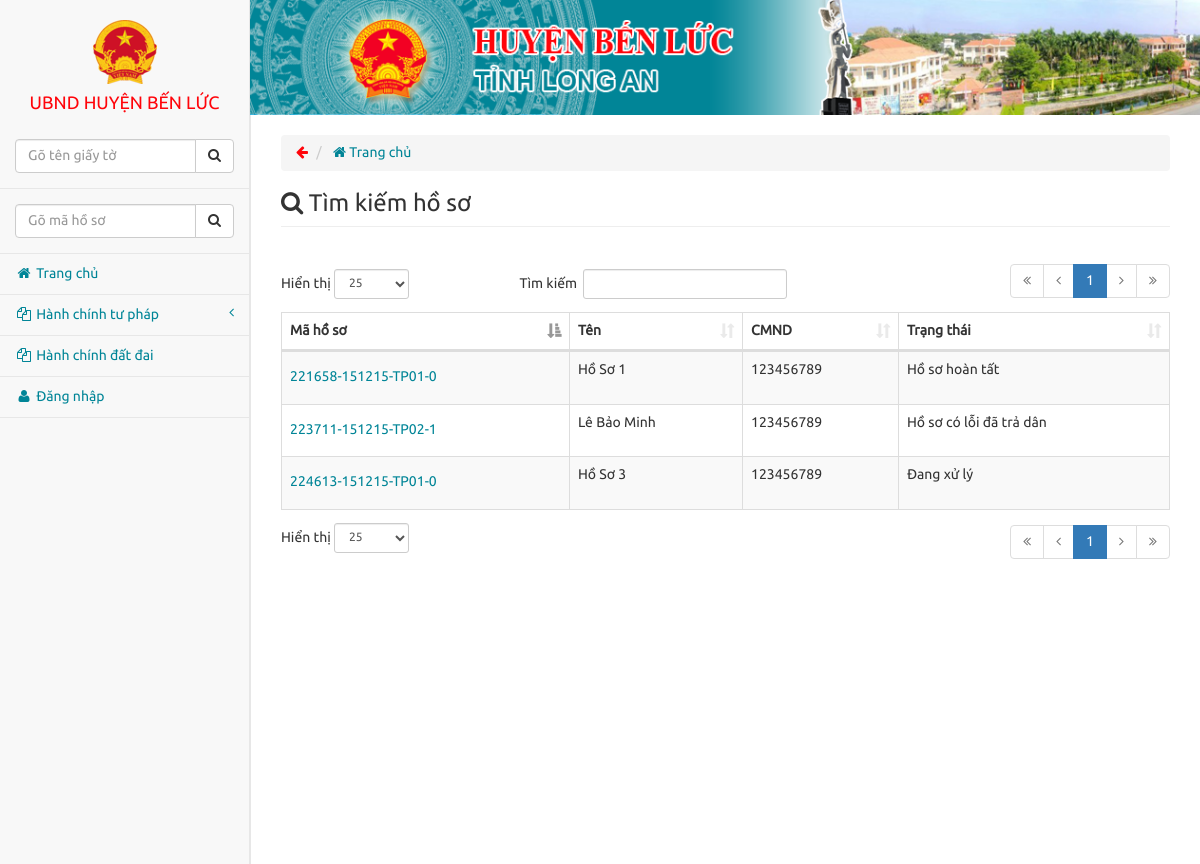
Page /index.php/admin/xem_ho_so on the earlier database version.
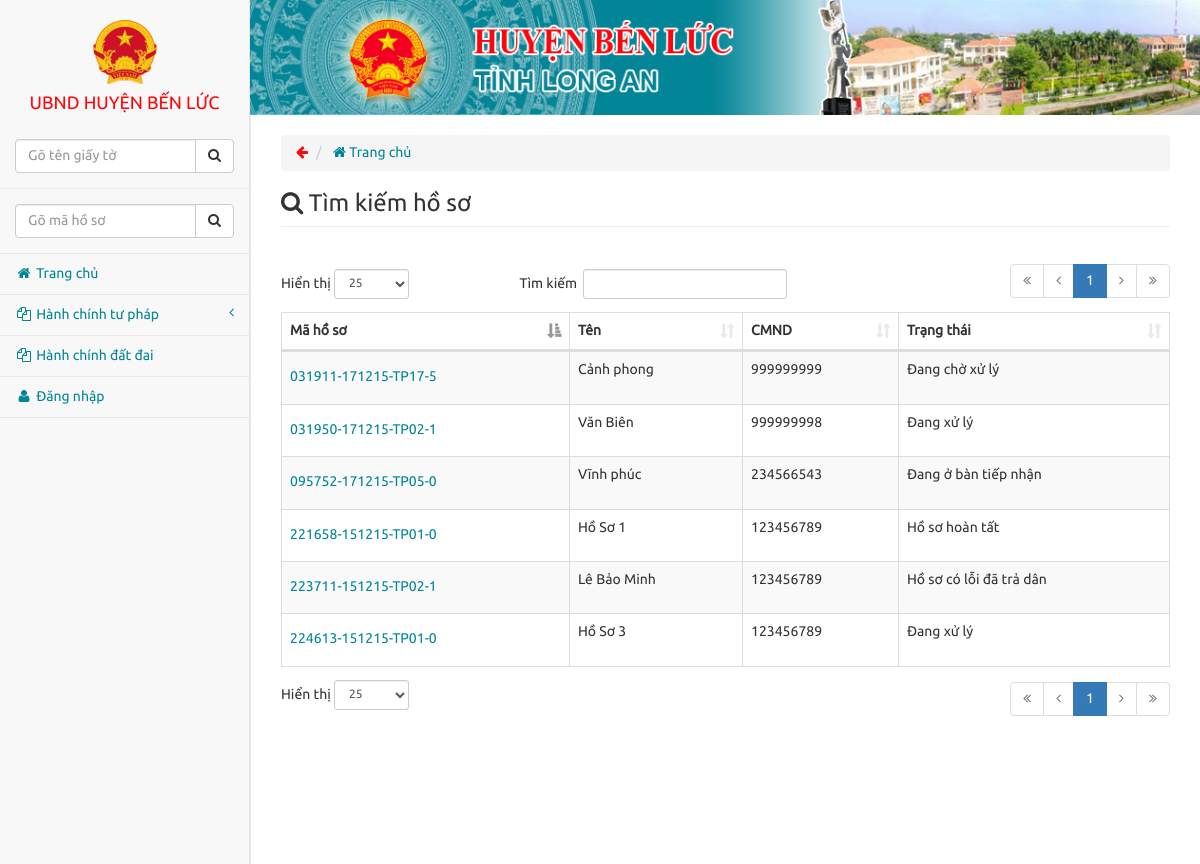
Same page on the later database version.
### tables this page shows
CREATE TABLE IF NOT EXISTS `ho_so` (
  `id` int(11) NOT NULL AUTO_INCREMENT,
  `mshs` varchar(200) NOT NULL,
  `name` varchar(200) NOT NULL,
  `type` int(11) NOT NULL,
  `cmnd` int(11) NOT NULL,
  `status` int(11) NOT NULL,
  `mcb` varchar(200) NOT NULL,
  `lich_su_ho_so` text NOT NULL,
  `num_error` int(11) NOT NULL,
  `ngay_tra` varchar(200) NOT NULL,
  `sdt` varchar(200) NOT NULL,
  `dia_chi` text NOT NULL,
  `tt_giay_to_da_thu` text NOT NULL,
  `note` text NOT NULL,
  `error` text NOT NULL,
  `tien_thu` int(11) NOT NULL,
  PRIMARY KEY (`id`)
);

### application/controllers/admin/Xem_ho_so.php (called while the page is built, shortened)
<?php
class Xem_ho_so extends CI_Controller {
	public function index()
	{
		$this->load->model('ho_so');
		$data['title'] = 'Hồ sơ chi tiết - UBND Huyện Bến Lức';
		$this->load->view('templates/header', $data);
		$this->load->view('templates/aside');
		$this->load->view('templates/nav');
		$query = $this->ho_so->search_ho_so($this->input->post('num_search'),
			100,0);
		if($query){
			$this->load->view('ho_so_view',array(
					'query'=>$query
				));
		}else{
			redirect(base_url('trang_chu'));
		}
		$this->load->view('templates/footer');
	}
}

### index.php (called while the page is built, shortened)
<?php
require_once BASEPATH.'core/CodeIgniter.php';

### application/models/Ho_so.php (called while the page is built, shortened)
<?php
class Ho_so extends CI_Model {
    public function search_ho_so($id, $limit, $offset){
        $query = $this->db->get('ho_so');
        $array=array();
        $low_key=strval ($id);
       $low_key=strtolower($low_key);
      foreach($query->result_array() as $row){
        $low_search=strtolower($row['mshs']);
        $pos = strpos($low_search, $low_key);
        $pos1 = strpos($row['cmnd'], $low_key);
        if (($pos === false)&&($pos1 === false)) {
             } else {
                 $array[] = $row['id'];
            }
        }
        for ($i=0;$i<count($array);$i++){
            $this->db->or_where('id',  $array[$i]);
             }
        $this->db->limit($limit);
        $this->db->offset($offset);
        $q = $this->db->get('ho_so');
        return $q;
    }
}

### application/views/ho_so_view.php (the view, shortened to what this page needs)
<div class="col-lg-12">
    <ol class="breadcrumb">
        <li class="cursor back">
            <i class="fa fa-arrow-left"></i>
        </li>
        <li>
            <a href="<?php echo base_url('trang_chu'); ?>">
                <i class="fa fa-home"></i> Trang chủ
            </a>
        </li>
    </ol>
    <h3 class="page-header marTop"><i class="fa fa-search"></i> Tìm kiếm hồ sơ</h3>
    <div class="panel-body">
        <div class="row">
            <table id="table" class="table table-striped table-bordered">
                <thead>
                <tr>
                    <th>Mã hồ sơ</th>
                    <th>Tên</th>
                    <th>CMND</th>
                    <th>Trạng thái</th>
                </tr>
                </thead>
                <tbody>
            <?php
                foreach ($query->result() as $row){
  if($row->status==0) $arr='Đang ở bàn tiếp nhận';
  if($row->status==1)  $arr='Đang chờ xử lý';
  if($row->status==2)  $arr='Đang xử lý';
  if($row->status==5)  $arr='Hồ sơ hoàn tất';
  if($row->status==8)  $arr='Hồ sơ có lỗi đã trả dân';
                echo '<tr>
              <td><a href="'.base_url().'admin/xem_ho_so/details/'.$row->id.'">
                <h5 class="truncate">'.$row->mshs.' </h5></a></td>
              <td> '.$row->name.'</td>
              <td>'.$row->cmnd.'</td>
                  <td>'.$arr.'</td>
                  </tr>';
                    }
                    ?>
                </tbody>
            </table>
        </div>
    </div>
</div>

### application/views/templates/header.php (shortened to what this page needs)
<!DOCTYPE html>
<html lang="en">
<head>
    <link href="<?php echo base_url('css/bootstrap.min.css'); ?>" rel="stylesheet">
    <link href="<?php echo base_url('css/jasny-bootstrap.min.css'); ?>" rel="stylesheet">
    <link href="<?php echo base_url('css/metisMenu.min.css'); ?>" rel="stylesheet">
    <link href="<?php echo base_url('css/demo-2.css'); ?>" rel="stylesheet">
    <link href="<?php echo base_url('css/font-awesome.min.css'); ?>" rel="stylesheet" type="text/css">
    <link href="<?php echo base_url('css/amaran.min.css'); ?>" rel="stylesheet">
    <link href="<?php echo base_url('css/dataTables.bootstrap.min.css'); ?>" rel="stylesheet">
    <link href="<?php echo base_url();?>css/jquery-ui.min.css" rel="stylesheet">
    <link href="<?php echo base_url('css/bootstrap-select.min.css'); ?>" rel="stylesheet" type="text/css">
    <link href="<?php echo base_url('css/fullcalendar.css'); ?>" rel="stylesheet" type="text/css">
</head>
<body>
<div id="wrapper">

### application/views/templates/aside.php (shortened to what this page needs)
<div class="navmenu navbar-default sidebar navmenu-fixed-left offcanvas-sm">
    <a class="navmenu-brand sidebar-nav visible-md visible-lg center" href="<?php echo base_url('trang_chu'); ?>">
        <img src="<?php echo base_url('img/logo.ico') ;?>" alt="">
        <p class="brand">UBND HUYỆN BẾN LỨC</p>
    </a>
    <ul class="nav navmenu-nav" id="side-menu">
        <li class="sidebar-search">
            <form  role="search" method="post"action="<?php echo base_url();?>phan_muc/8">
            <div class="input-group custom-search-form">
                <input type="text" class="form-control"name ="key_search" placeholder="Gõ tên giấy tờ">
                    <span class="input-group-btn">
                        <button class="btn btn-default" type="button">
                            <i class="fa fa-search"></i>
                        </button>
                    </span>
            </div>
            </form>
        </li>
        <li class="sidebar-search">
            <form role="search" method="post"action="<?php echo base_url();?>admin/xem_ho_so">
            <div class="input-group custom-search-form">
                <input type="text" class="form-control"name ="num_search" placeholder="Gõ mã hồ sơ">
                    <span class="input-group-btn">
                        <button class="btn btn-default" type="button">
                            <i class="fa fa-search"></i>
                        </button>
                    </span>
            </div>
            </form>
        </li>
        <li>
            <a href="<?php echo base_url('trang_chu'); ?>"><i class="fa fa-home fa-fw"></i> Trang chủ</a>
        </li>
        <li>
            <a href="<?php echo base_url('tu_phap'); ?>"><i class="fa fa-files-o fa-fw"></i> Hành chính tư pháp<span class="fa arrow"></span></a>
        </li>
        <li>
            <a href="<?php echo base_url('dat_dai'); ?>"><i class="fa fa-files-o fa-fw"></i> Hành chính đất đai</a>
        </li>
        <?php
        if (!isset($_SESSION['name_user'])){
        echo'
        <li>
            <a href="'. base_url('admin/admin').'"><i class="fa fa-user fa-fw"></i> Đăng nhập</a>
        </li>';}
        ?>
    </ul>
</div>

### application/views/templates/nav.php (shortened to what this page needs)
<div class="banner"></div>
<div id="page-wrapper">
    <div class="row">

### application/views/templates/footer.php (shortened to what this page needs)
</div>
</div>
</div>
</body>
</html>

### css/demo-2.css (style rules this page uses)
body { background-color: #f8f8f8; }
#wrapper { width: 100%; }
#page-wrapper { padding: 0 15px; min-height: 568px; background-color: #fff; }
@media (min-width:768px) { #page-wrapper { position: inherit; padding: 0 30px; border-left: 1px solid #e7e7e7; } }
.sidebar .sidebar-search { padding: 15px; }
.sidebar ul li { border-bottom: 1px solid #e7e7e7; }
.sidebar .arrow { float: right; }
.sidebar .fa.arrow:before { content: "\f104"; }
table.dataTable thead .sorting, table.dataTable thead .sorting_asc, table.dataTable thead .sorting_desc, table.dataTable thead .sorting_asc_disabled, table.dataTable thead .sorting_desc_disabled { background: 0 0; }
table.dataTable thead .sorting_asc:after { content: "\f0de"; float: right; font-family: fontawesome; }
table.dataTable thead .sorting:after { content: "\f0dc"; float: right; font-family: fontawesome; color: rgba(50,50,50,.5); }
.navmenu, .navbar-offcanvas { width: 250px; }
@media (min-width: 992px) { body { padding-left: 250px; } }
.banner { background-image: url("../img/banner.png"); background-repeat: no-repeat; background-size: cover; padding-bottom: 12.1%; }
body { font-family: ubuntu; }
.brand { padding-top: 10px; color: #ff040a; }
.navmenu-brand { padding-bottom: 0px; }
.center { text-align: center; }
.marTop { margin-top: 7px; }
.breadcrumb { margin-top: 20px; }
a { color: #018597; }
p { margin: 0px 0px 0px; }
.cursor { cursor: pointer; color: #ff040a; }
.table { margin-bottom: 0; }
li { list-style-type: none; }

Differences in the rows shown:
added ho_so: mshs "031911-171215-TP17-5", name "Cảnh phong", cmnd "999999999", status "Đang chờ xử lý"
added ho_so: mshs "031950-171215-TP02-1", name "Văn Biên", cmnd "999999998", status "Đang xử lý"
added ho_so: mshs "095752-171215-TP05-0", name "Vĩnh phúc", cmnd "234566543", status "Đang ở bàn tiếp nhận"
